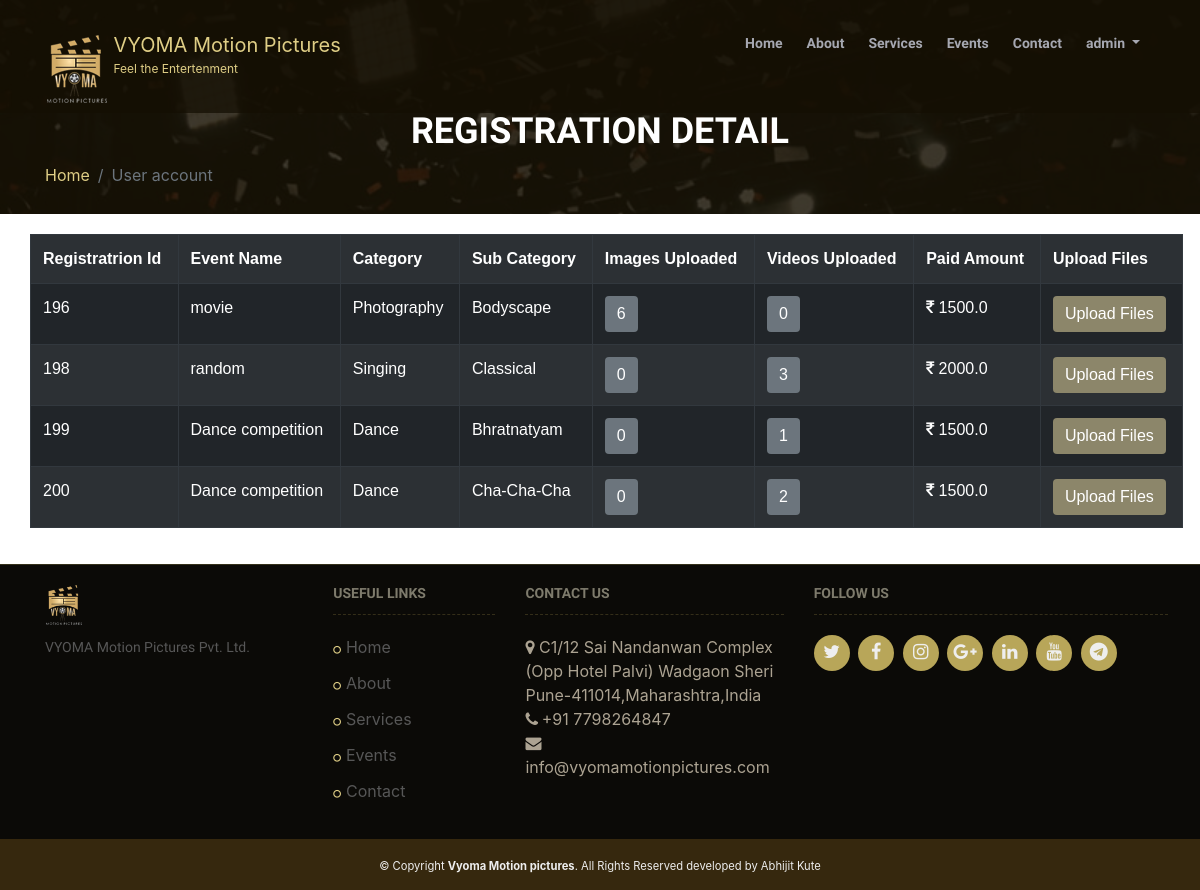
The page /user_account/ (signed in) on the database as committed earlier.
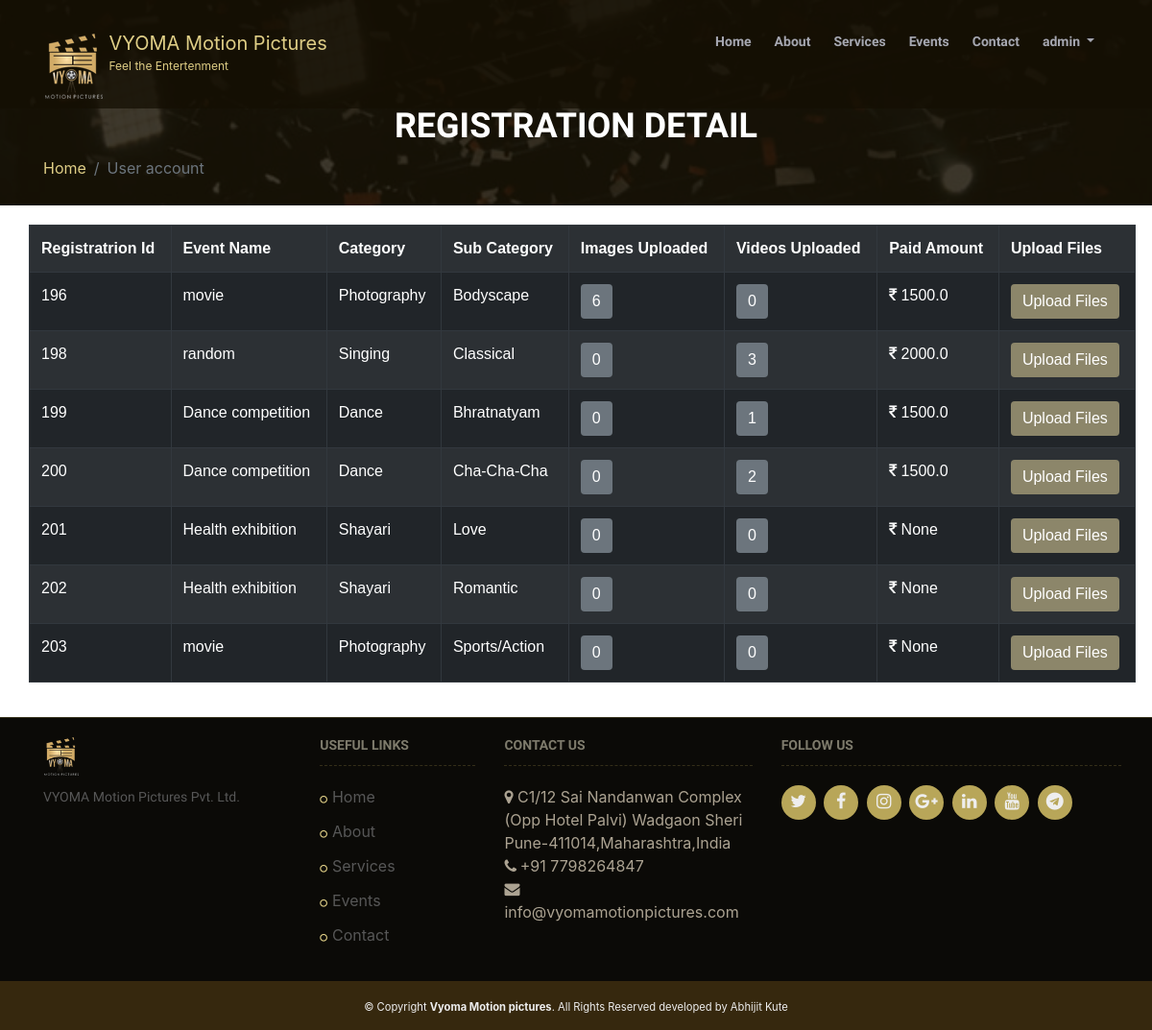
The same page on the database as committed later.
### event_reg/models.py (models this page shows)
class user_reg(models.Model):
    user=models.ForeignKey(settings.AUTH_USER_MODEL, on_delete=models.CASCADE, null=True, default=None)
    event=models.ForeignKey(event,on_delete=models.CASCADE, null=True, default=None)
    event_sub_category=models.CharField(max_length=80,null=True,blank=True)
    first_name=models.CharField(max_length=125,null=True,blank=True)
    Last_name=models.CharField(max_length=125,null=True,blank=True)
    Email=models.EmailField(max_length=254,null=True,blank=True)
    gender = models.CharField(max_length=1,null=True,blank=True, choices=GENDER_CHOICES)
    age=models.IntegerField(null=True,blank=True)
    mobile=models.IntegerField(null=True,blank=True)
    alternamte_mobile=models.IntegerField(null=True,blank=True)
    marital_status=models.CharField(max_length=1,null=True,blank=True)
    birthdate=models.CharField(max_length=100,null=True,blank=True)
    address=models.TextField(blank=True,null=True)
    city=models.CharField(max_length=50,null=True,blank=True)
    state=models.CharField(max_length=50,null=True,blank=True)
    pincode=models.IntegerField(null=True,blank=True)
    id_proof=models.CharField(max_length=50,null=True,blank=True)
    identity_proof=models.ImageField(upload_to="images/",verbose_name='identity_proof',null=True,blank=True)

class event(models.Model):
    event_name=models.CharField(max_length=125)
    event_photo=models.ImageField(upload_to="images/",null=True,blank=True)
    event_location=models.CharField(max_length=100)
    event_category=models.CharField(max_length=100,null=True,choices=CATEGORY_CHOICES, default='None')
    event_start_date=models.DateField(auto_now=False, auto_now_add=False)
    event_end_date=models.DateField(auto_now=False, auto_now_add=False)
    event_discription=models.TextField(blank=True,null=True)
    event_address=models.TextField(blank=True,null=True)
    file_categories_instruction=models.CharField(max_length=500,null=True,blank=True)
    file_type_instruction=models.CharField(max_length=500,null=True,blank=True)
    file_size_instruction=models.CharField(max_length=500,null=True,blank=True)
    participant_Age_instruction=models.CharField(max_length=500,null=True,blank=True)
    Registration_fees_instruction=models.CharField(max_length=500,null=True,blank=True)
    entry_deadline_instruction=models.DateField(auto_now=False, auto_now_add=False,null=True,blank=True)
    notification_date_instruction=models.DateField(auto_now=False, auto_now_add=False,null=True)
    prize_dist_instruction=models.DateField(auto_now=False, auto_now_add=False,null=True)
    other_instruction1=models.CharField(max_length=500,null=True,blank=True)
    other_instruction2=models.CharField(max_length=500,null=True,blank=True)
    other_instruction3=models.CharField(max_length=500,null=True,blank=True)
    other_instruction4=models.CharField(max_length=500,null=True,blank=True)
    other_instruction5=models.CharField(max_length=500,null=True,blank=True)
    event_highlight1=models.TextField(blank=True,null=True)
    event_highlight2=models.TextField(blank=True,null=True)
    event_highlight3=models.TextField(blank=True,null=True)
    event_highlight4=models.TextField(blank=True,null=True)
    event_highlight5=models.TextField(blank=True,null=True)
    event_highlight6=models.TextField(blank=True,null=True)
    event_photo1=models.ImageField(upload_to="images/",null=True,blank=True)
    event_photo2=models.ImageField(upload_to="images/",null=True,blank=True)
    event_photo3=models.ImageField(upload_to="images/",null=True,blank=True)
    event_photo4=models.ImageField(upload_to="images/",null=True,blank=True)
    event_photo5=models.ImageField(upload_to="images/",null=True,blank=True)
    event_photo6=models.ImageField(upload_to="images/",null=True,blank=True)
    event_photo7=models.ImageField(upload_to="images/",null=True,blank=True)

### event_reg/views.py (the view)
# urls.py: path('user_account/', views.user_account, name ='user_account'),
def user_account(request):
	user=request.user
	user_registration_details=[]
	registration_details=user_reg.objects.filter(Email=user.email)
	for register_user in registration_details:
		video=Videos.objects.filter(user_reg=register_user,event=register_user.event)
		image=Images.objects.filter(user_reg=register_user,event=register_user.event)
		payment_history=PaytmHistory.objects.filter(user_reg=register_user)
		amount=payment_history.aggregate(Sum('TXNAMOUNT'))
		video_count=video.count()
		images_count=image.count()
		registration_details={
		"register_user":register_user,
		"image_count":images_count,
		"video_count":video_count,
		"image":image,
		"video":video,
		"amount":amount,
		"Payment_resp":payment_history
		}
		user_registration_details.append(registration_details)
	print (user_registration_details)
	return render(request,'user_account.html',{'registration_details':user_registration_details})

### event_reg/models.py (called while the page is built)
    def __unicode__(self):
        return self.STATUS

### templates/user_account.html (shortened to what this page needs)
{% extends 'master.html' %}
{% load static %}
{% block content %}
    <section id="innerpage">
        <div class="container wow fadeInUp">
            <div class="section-header">
                <h2>Registration Detail</h2>
                <ul class="breadcrumb">
                    <li class="breadcrumb-item"><a href="{% url 'index' %}">Home</a></li>
                    <li class="breadcrumb-item active" aria-current="page">User account</li>
                </ul>
            </div>
        </div>
    </section>
    <main id="main" class="bg-white">
        <div class="container">
            <section class="wow fadeInUp">
                <div class="row">
                    <table class="table table-dark table-striped table-responsive-lg">
  <tr>
     <th>Registratrion Id</th>
    <th>Event Name</th>
    <th>Category</th>
    <th>Sub Category</th>
    <th>Images Uploaded</th>
    <th>Videos Uploaded</th>
    <th>Paid Amount</th>
    <th>Upload Files</th>
  </tr>
  {%for reg in registration_details %}
  <tr>
    <td>{{reg.register_user.id}} </td>
    <td>{{reg.register_user.event.event_name}}</td>
    <td>{{reg.register_user.event.event_category}}</td>
    <td>{{reg.register_user.event_sub_category}}</td>
   <td>
       <button type="button" class="btn btn-secondary" data-toggle="collapse" data-target="#demo_img_{{reg.register_user.id}}">{{reg.image_count}}</button>
  </td>
     <td>
      <button type="button" class="btn btn-secondary" data-toggle="collapse" data-target="#demo_{{reg.register_user.id}}">{{reg.video_count}}</button>
   </td>
    <td><i class="fa fa-rupee"></i> {{reg.amount.TXNAMOUNT__sum }}</td>
     <td> <a href="{% url 'FileUpload' pk=reg.register_user.event.pk  id=reg.register_user.id %}" class="btn btn-info" role="button">Upload Files</a></td>
  </tr>
  {%endfor%}
</table>
                </div>
            </section>
        </div>
    </main>
    {%endblock%}

Rows that differ between the two databases and show on the page:
added user_reg: register_user.id "201", register_user.event.event_name "Health exhibition", register_user.event.event_category "Shayari", register_user.event_sub_category "Love", image_count "0", video_count "0", amount.TXNAMOUNT__sum "None"
added user_reg: register_user.id "202", register_user.event.event_name "Health exhibition", register_user.event.event_category "Shayari", register_user.event_sub_category "Romantic", image_count "0", video_count "0", amount.TXNAMOUNT__sum "None"
added user_reg: register_user.id "203", register_user.event.event_name "movie", register_user.event.event_category "Photography", register_user.event_sub_category "Sports/Action", image_count "0", video_count "0", amount.TXNAMOUNT__sum "None"
